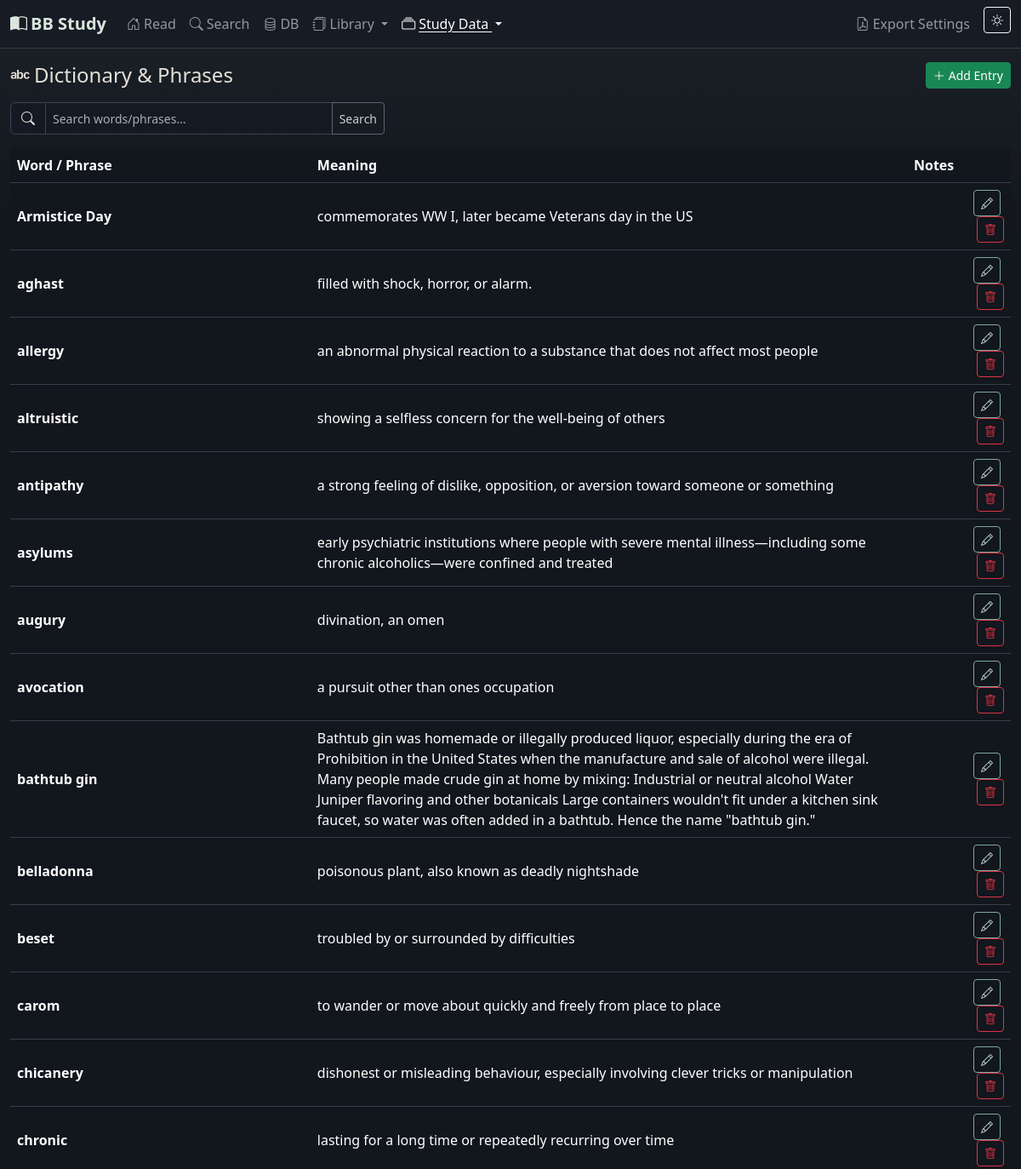
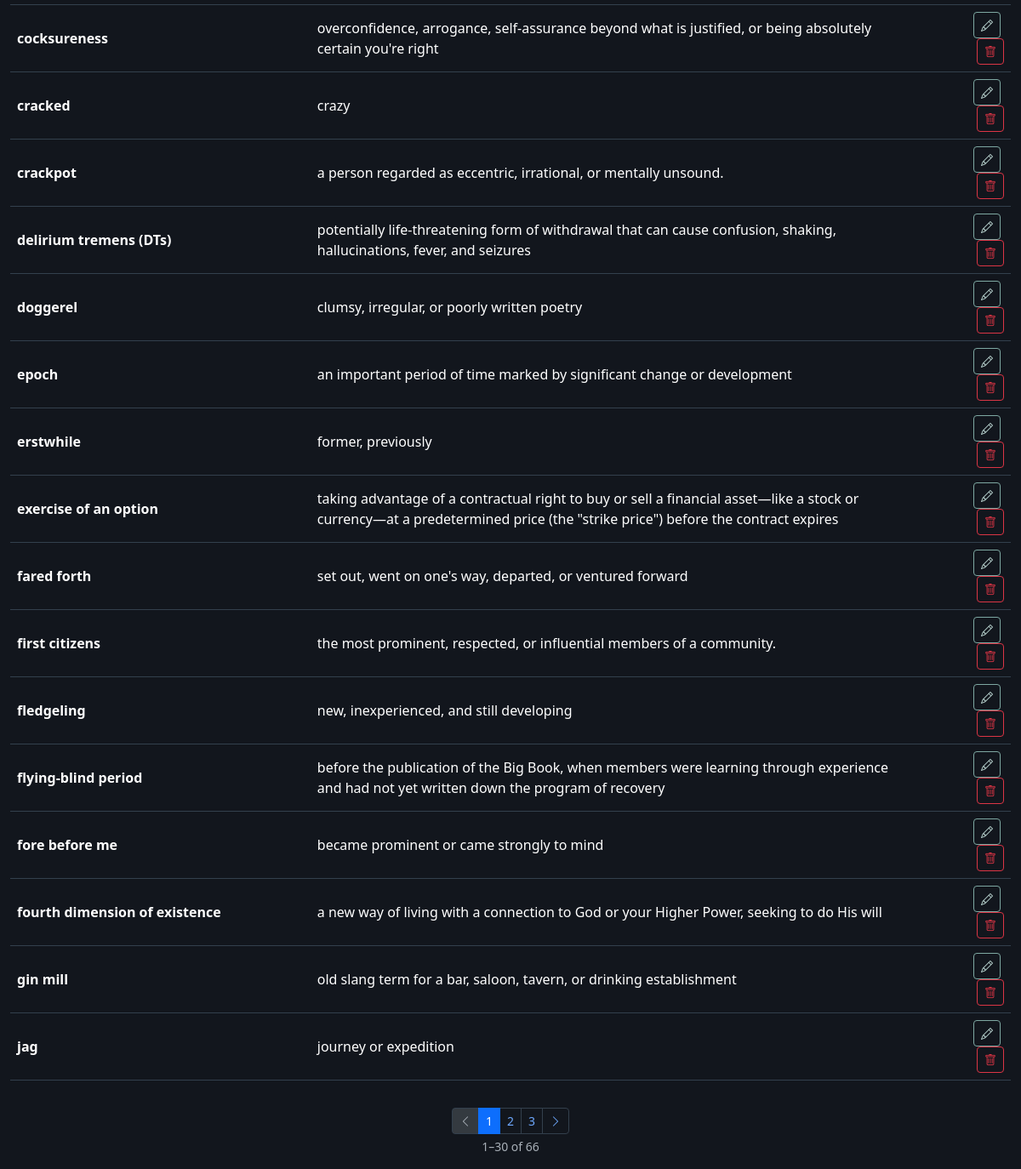
The page /dictionary on the database as committed earlier (2 pictures, top to bottom).
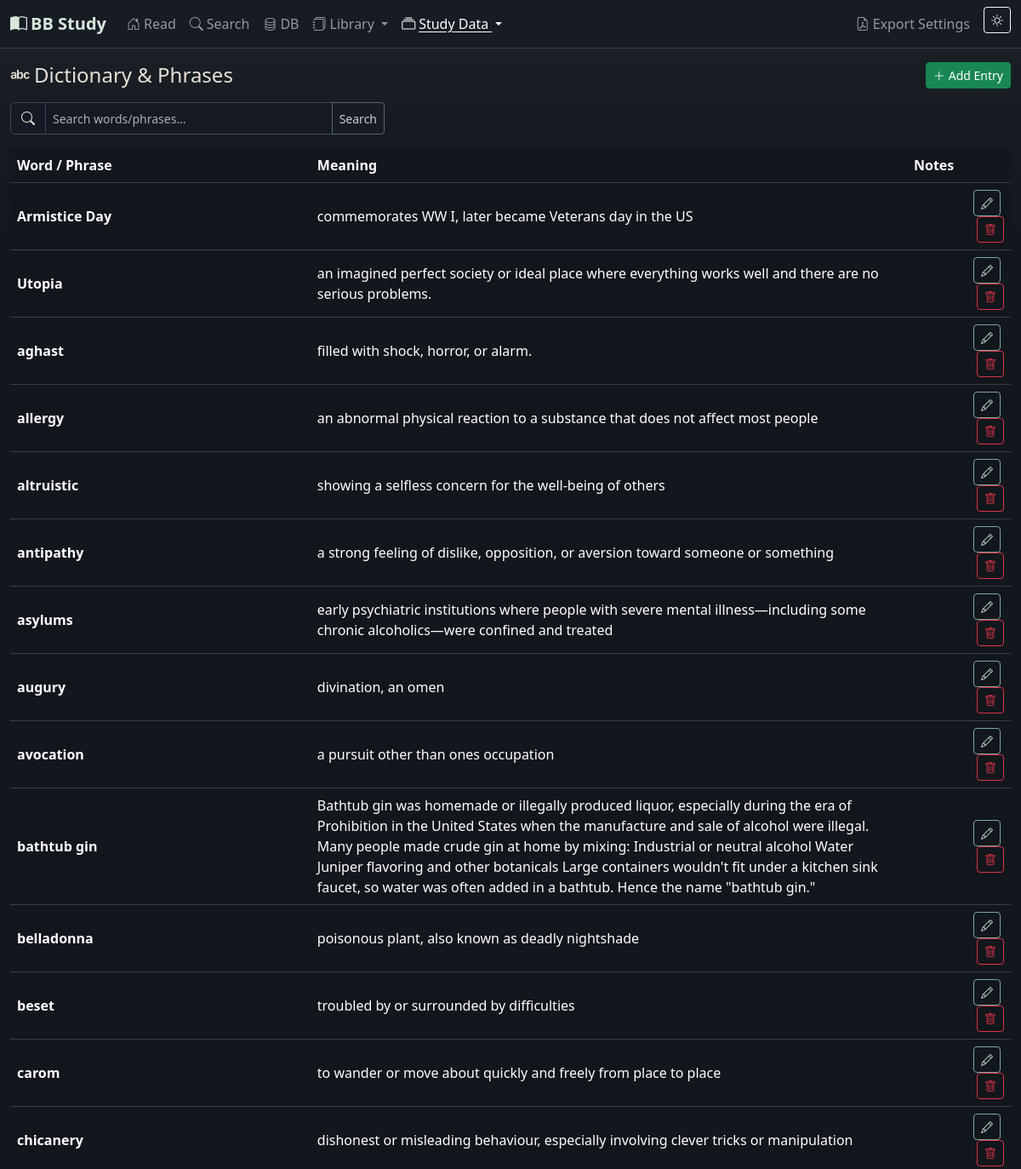
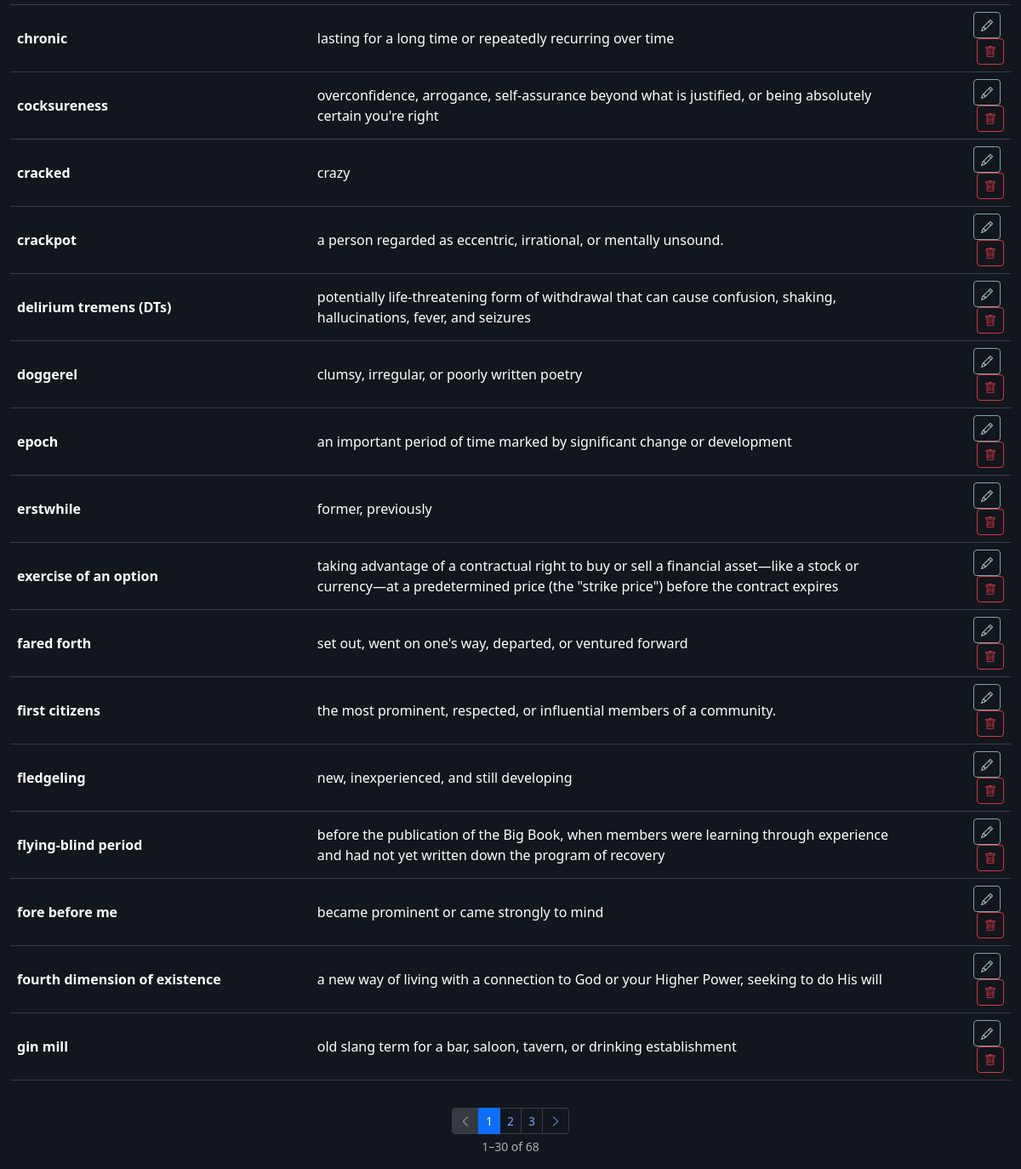
The same page on the database as committed later (2 pictures, top to bottom).
### app/models.py (models this page shows)
class Dictionary(db.Model):
    __tablename__ = 'dictionary'
    id = db.Column(db.Integer, primary_key=True)
    word_phrase = db.Column(db.String(500), nullable=False)
    meaning = db.Column(db.Text, nullable=False)
    notes = db.Column(db.Text)
    created_at = db.Column(db.DateTime, default=datetime.utcnow)
    locations = db.relationship('DictionaryLookup', backref='entry', lazy=True, cascade='all, delete-orphan')
    def to_dict(self):
        return {
            'id': self.id,
            'word_phrase': self.word_phrase,
            'meaning': self.meaning,
            'notes': self.notes,
            'created_at': self.created_at.isoformat() if self.created_at else None,
        }

### app/routes/main.py (the view)
@main_bp.route('/dictionary')
def dictionary():
    from ..models import Dictionary
    pg = request.args.get('pg', 1, type=int)
    search_q = request.args.get('q', '').strip()
    query = Dictionary.query.order_by(Dictionary.word_phrase)
    if search_q:
        like = f'%{search_q}%'
        query = query.filter(
            Dictionary.word_phrase.ilike(like) | Dictionary.meaning.ilike(like)
        )
    pagination = query.paginate(page=pg, per_page=30, error_out=False)
    return render_template('dictionary.html', theme=get_theme(), entries=pagination.items,
                           pagination=pagination, search_q=search_q)

### app/routes/main.py (called while the page is built)
def get_theme():
    s = Setting.query.filter_by(key='theme').first()
    return s.value

### app/templates/dictionary.html (shortened to what this page needs)
{% extends 'base.html' %}
{% from '_pagination.html' import render as paginate %}
{% block content %}
<div class="d-flex justify-content-between align-items-center mb-3">
  <h4 class="mb-0"><i class="bi bi-alphabet me-1"></i>Dictionary &amp; Phrases</h4>
  <button class="btn btn-sm btn-success" data-bs-toggle="modal" data-bs-target="#dictModal" onclick="openDictModal()">
    <i class="bi bi-plus-lg me-1"></i>Add Entry
  </button>
</div>
<form class="input-group mb-3" method="get" style="max-width:440px;">
  <span class="input-group-text"><i class="bi bi-search"></i></span>
  <input type="text" class="form-control form-control-sm" name="q"
         placeholder="Search words/phrases…" value="{{ search_q }}"
         aria-label="Search dictionary">
  <button class="btn btn-outline-secondary btn-sm" type="submit">Search</button>
</form>
<div class="table-responsive">
  <table class="table table-hover align-middle" id="dictTable">
    <thead>
      <tr><th style="width:30%">Word / Phrase</th><th>Meaning</th><th>Notes</th><th></th></tr>
    </thead>
    <tbody>
      {% for e in entries %}
      <tr data-id="{{ e.id }}">
        <td class="fw-semibold">{{ e.word_phrase }}</td>
        <td>{{ e.meaning }}</td>
        <td class="text-muted small">{{ e.notes or '' }}</td>
        <td class="text-end">
          <button class="btn btn-sm btn-outline-primary me-1"
                  onclick="openDictModal({{ e.to_dict()|tojson }})">
            <i class="bi bi-pencil"></i>
          </button>
          <button class="btn btn-sm btn-outline-danger"
                  onclick="deleteDict({{ e.id }})">
            <i class="bi bi-trash"></i>
          </button>
        </td>
      </tr>
      {% else %}
      <tr><td colspan="4" class="text-muted text-center">No entries yet.</td></tr>
      {% endfor %}
    </tbody>
  </table>
</div>
{{ paginate(pagination, 'main.dictionary', extra_args={'q': search_q}) }}
{% endblock %}

Rows that differ between the two databases and show on the page:
no longer on this page (row unchanged): Dictionary: word_phrase "jag", meaning "journey or expedition"
added Dictionary: word_phrase "Utopia", meaning "an imagined perfect society or ideal place where everything works well and there are no serious problems."
Other text that changed with them:
{{ pagination.total }}: "66" → "68"
